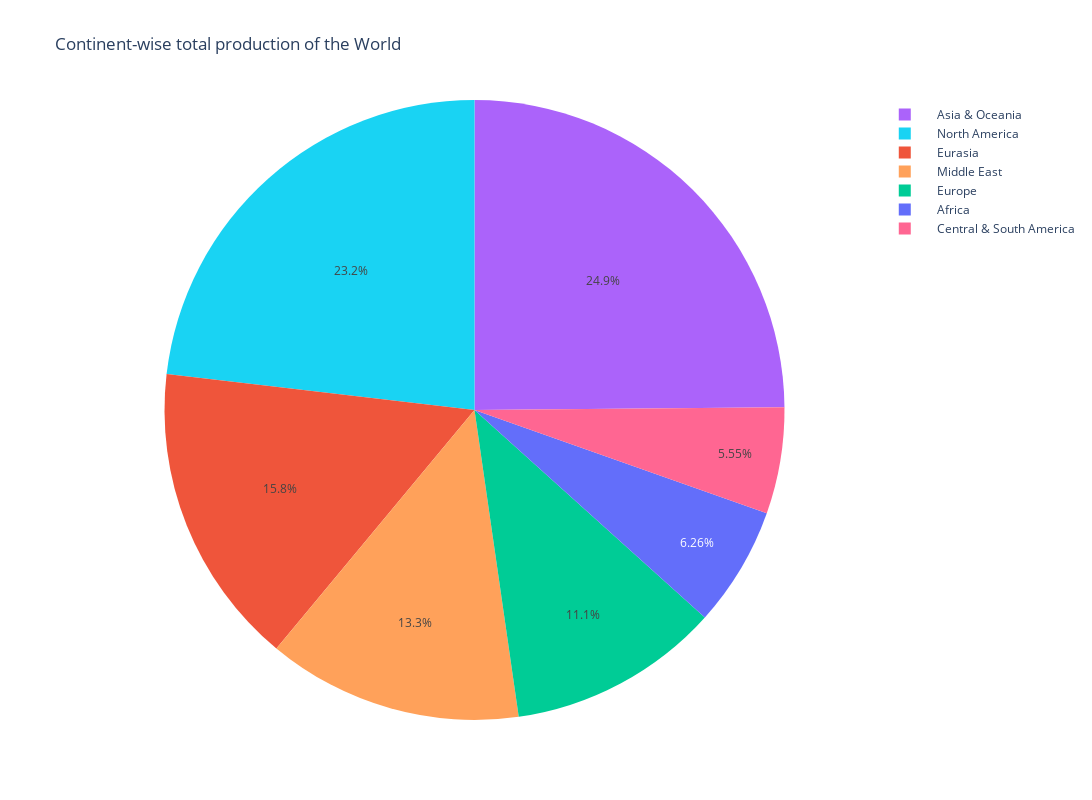

Notebook cell for this chart:
### Code cell
fig = px.pie(production, values='Total_production', names='Continent',color='Continent',
             title='Continent-wise total production of the World',
             width=1300, height=800)
fig.show()

### Figure 1 — Plotly figure (JSON) as saved in the notebook; plotly's stock layout.template omitted (floating-point values rounded to 4 significant figures; data arrays with more than 128 entries replaced by an {"elided": "..."} marker saying what was removed)
{"data": [{"customdata": {"elided": "229x1 str values"}, "domain": {"x": [0, 1], "y": [0, 1]}, "hovertemplate": "Continent=%{customdata[0]}<br>Total_production=%{value}<extra></extra>", "labels": {"elided": "229 str values"}, "legendgroup": "", "marker": {"colors": {"elided": "229 str values"}}, "name": "", "showlegend": true, "type": "pie", "values": {"elided": "229 float values"}}], "layout": {"height": 800, "legend": {"tracegroupgap": 0}, "title": {"text": "Continent-wise total production of the World"}, "width": 1300}}
